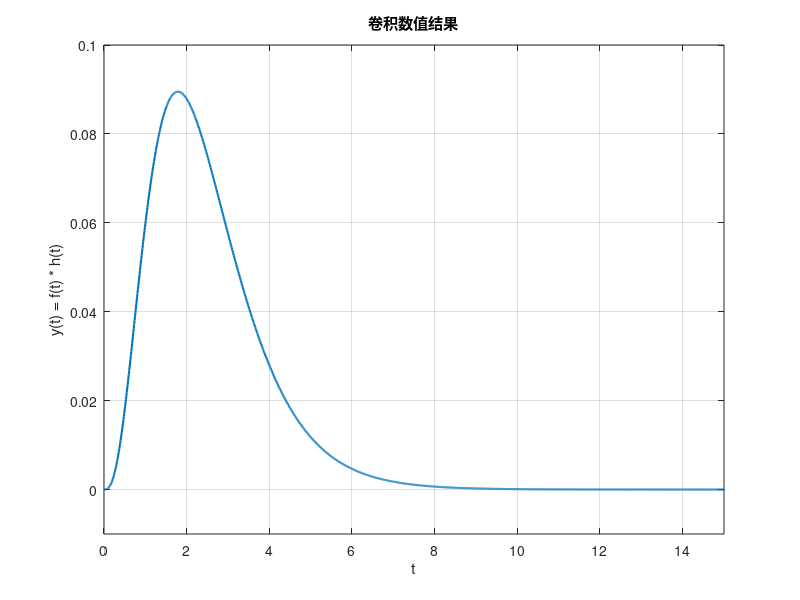

Reproduce this figure in MATLAB.
clear all; clc;

delta = 0.01;

t = 0:delta:15;

f = exp(-t);

h = (t.^2).*exp(-2*t);

y = conv(f, h) * delta;

n = length(y);
t_y = (0:n-1) * delta;
plot(t_y, y, 'LineWidth', 1.5);
xlabel('t');
ylabel('y(t) = f(t) * h(t)');
title('卷积数值结果');
grid on;
axis([0 15 -0.01 0.1]);
